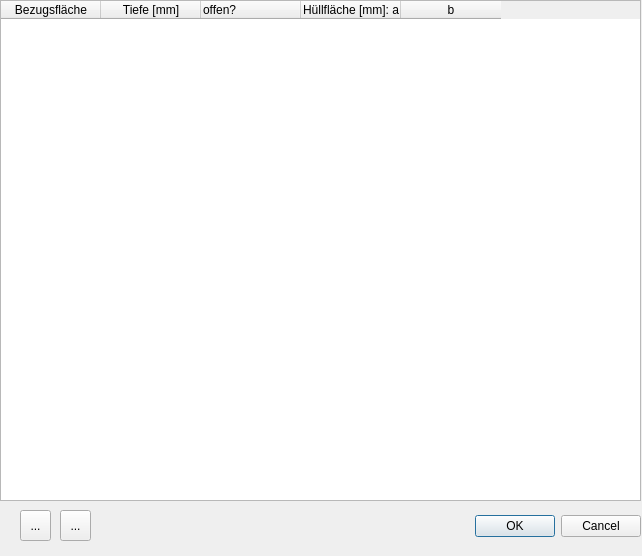
<?xml version="1.0" encoding="UTF-8"?>
<ui version="4.0">
 <class>Dialog</class>
 <widget class="QDialog" name="Dialog">
  <property name="geometry">
   <rect>
    <x>0</x>
    <y>0</y>
    <width>642</width>
    <height>556</height>
   </rect>
  </property>
  <property name="windowTitle">
   <string>Taschen definieren</string>
  </property>
  <widget class="QDialogButtonBox" name="buttonBox">
   <property name="geometry">
    <rect>
     <x>300</x>
     <y>510</y>
     <width>341</width>
     <height>32</height>
    </rect>
   </property>
   <property name="orientation">
    <enum>Qt::Horizontal</enum>
   </property>
   <property name="standardButtons">
    <set>QDialogButtonBox::Cancel|QDialogButtonBox::Ok</set>
   </property>
  </widget>
  <widget class="QTableWidget" name="tableWidget">
   <property name="geometry">
    <rect>
     <x>0</x>
     <y>0</y>
     <width>641</width>
     <height>501</height>
    </rect>
   </property>
   <column>
    <property name="text">
     <string>Bezugsfläche</string>
    </property>
   </column>
   <column>
    <property name="text">
     <string>Tiefe [mm]</string>
    </property>
   </column>
   <column>
    <property name="text">
     <string>offen?</string>
    </property>
    <property name="textAlignment">
     <set>AlignLeading|AlignVCenter</set>
    </property>
   </column>
   <column>
    <property name="text">
     <string>Hüllfläche [mm]: a</string>
    </property>
   </column>
   <column>
    <property name="text">
     <string>b</string>
    </property>
   </column>
  </widget>
  <widget class="QToolButton" name="toolButton_add">
   <property name="geometry">
    <rect>
     <x>20</x>
     <y>510</y>
     <width>31</width>
     <height>31</height>
    </rect>
   </property>
   <property name="text">
    <string>...</string>
   </property>
   <property name="icon">
    <iconset>
     <normaloff>Icons/greenPlus.png</normaloff>Icons/greenPlus.png</iconset>
   </property>
  </widget>
  <widget class="QToolButton" name="toolButton_delete">
   <property name="geometry">
    <rect>
     <x>60</x>
     <y>510</y>
     <width>31</width>
     <height>31</height>
    </rect>
   </property>
   <property name="text">
    <string>...</string>
   </property>
   <property name="icon">
    <iconset>
     <normaloff>Icons/minus.png</normaloff>Icons/minus.png</iconset>
   </property>
  </widget>
 </widget>
 <resources/>
 <connections>
  <connection>
   <sender>buttonBox</sender>
   <signal>accepted()</signal>
   <receiver>Dialog</receiver>
   <slot>accept()</slot>
   <hints>
    <hint type="sourcelabel">
     <x>248</x>
     <y>254</y>
    </hint>
    <hint type="destinationlabel">
     <x>157</x>
     <y>274</y>
    </hint>
   </hints>
  </connection>
  <connection>
   <sender>buttonBox</sender>
   <signal>rejected()</signal>
   <receiver>Dialog</receiver>
   <slot>reject()</slot>
   <hints>
    <hint type="sourcelabel">
     <x>316</x>
     <y>260</y>
    </hint>
    <hint type="destinationlabel">
     <x>286</x>
     <y>274</y>
    </hint>
   </hints>
  </connection>
 </connections>
</ui>
